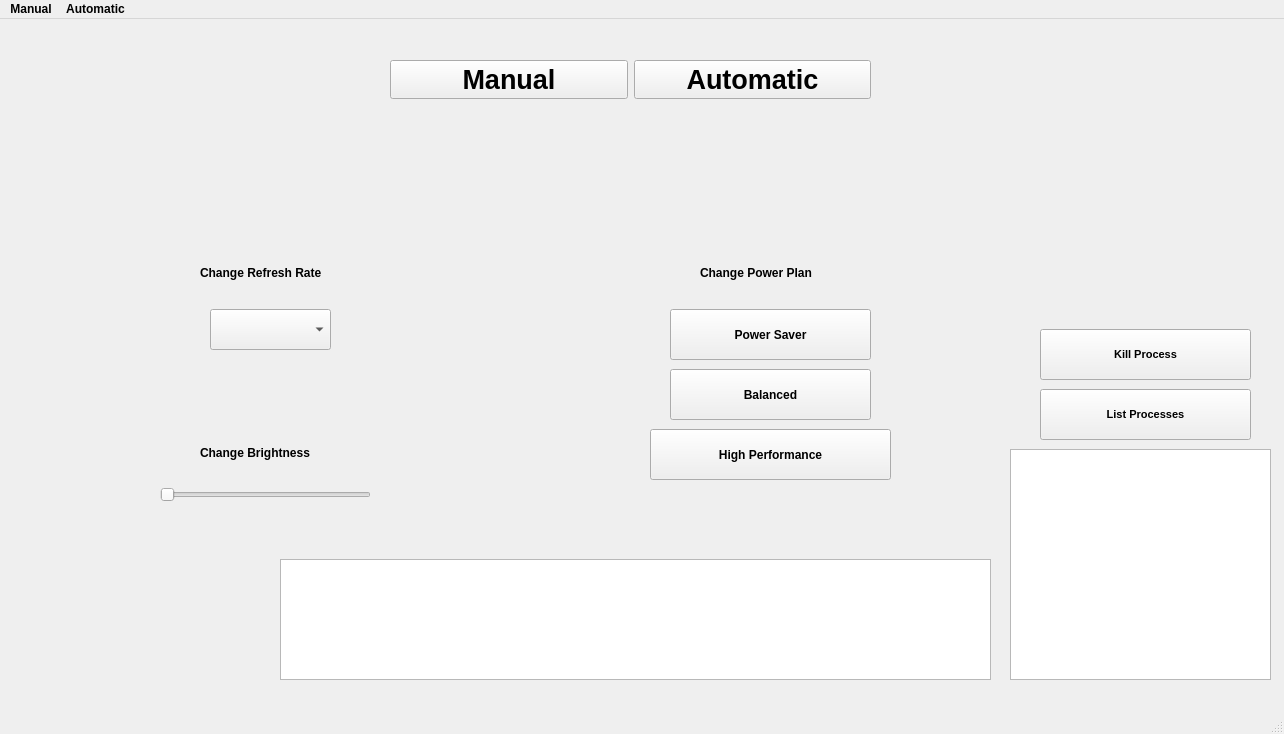
<?xml version="1.0" encoding="UTF-8"?>
<ui version="4.0">
 <class>MainWindow</class>
 <widget class="QMainWindow" name="MainWindow">
  <property name="geometry">
   <rect>
    <x>0</x>
    <y>0</y>
    <width>1284</width>
    <height>734</height>
   </rect>
  </property>
  <property name="font">
   <font>
    <bold>true</bold>
    <underline>false</underline>
   </font>
  </property>
  <property name="cursor">
   <cursorShape>ArrowCursor</cursorShape>
  </property>
  <property name="windowTitle">
   <string>OptiWin</string>
  </property>
  <property name="windowIcon">
   <iconset theme="applications-office"/>
  </property>
  <property name="toolTip">
   <string/>
  </property>
  <property name="autoFillBackground">
   <bool>true</bool>
  </property>
  <widget class="QWidget" name="centralwidget">
   <widget class="QWidget" name="horizontalLayoutWidget">
    <property name="geometry">
     <rect>
      <x>390</x>
      <y>20</y>
      <width>481</width>
      <height>81</height>
     </rect>
    </property>
    <layout class="QHBoxLayout" name="horizontalLayout">
     <item>
      <widget class="QPushButton" name="manualButton">
       <property name="font">
        <font>
         <pointsize>20</pointsize>
         <bold>true</bold>
         <underline>false</underline>
        </font>
       </property>
       <property name="cursor">
        <cursorShape>PointingHandCursor</cursorShape>
       </property>
       <property name="toolTip">
        <string>You can manually change settings to your custom preferences.</string>
       </property>
       <property name="text">
        <string>Manual</string>
       </property>
       <property name="checkable">
        <bool>true</bool>
       </property>
      </widget>
     </item>
     <item>
      <widget class="QPushButton" name="automaticButton">
       <property name="font">
        <font>
         <pointsize>20</pointsize>
         <bold>true</bold>
         <underline>false</underline>
        </font>
       </property>
       <property name="cursor">
        <cursorShape>PointingHandCursor</cursorShape>
       </property>
       <property name="toolTip">
        <string>You can set to automatic mode to get the best out of your computer. (recommended)</string>
       </property>
       <property name="text">
        <string>Automatic</string>
       </property>
       <property name="checkable">
        <bool>true</bool>
       </property>
       <property name="checked">
        <bool>false</bool>
       </property>
      </widget>
     </item>
    </layout>
   </widget>
   <widget class="QStackedWidget" name="stackedWidget">
    <property name="geometry">
     <rect>
      <x>0</x>
      <y>100</y>
      <width>1281</width>
      <height>601</height>
     </rect>
    </property>
    <property name="currentIndex">
     <number>0</number>
    </property>
    <widget class="QWidget" name="page">
     <widget class="QPushButton" name="powersaverButton">
      <property name="geometry">
       <rect>
        <x>670</x>
        <y>190</y>
        <width>201</width>
        <height>51</height>
       </rect>
      </property>
      <property name="text">
       <string>Power Saver</string>
      </property>
     </widget>
     <widget class="QComboBox" name="displayModeComboBox">
      <property name="geometry">
       <rect>
        <x>210</x>
        <y>190</y>
        <width>121</width>
        <height>41</height>
       </rect>
      </property>
     </widget>
     <widget class="QTextEdit" name="consoleLogViewer">
      <property name="geometry">
       <rect>
        <x>280</x>
        <y>440</y>
        <width>711</width>
        <height>121</height>
       </rect>
      </property>
      <property name="readOnly">
       <bool>true</bool>
      </property>
     </widget>
     <widget class="QSlider" name="brightnessSlider">
      <property name="geometry">
       <rect>
        <x>160</x>
        <y>340</y>
        <width>211</width>
        <height>71</height>
       </rect>
      </property>
      <property name="maximum">
       <number>100</number>
      </property>
      <property name="orientation">
       <enum>Qt::Horizontal</enum>
      </property>
     </widget>
     <widget class="QListWidget" name="processListWidget">
      <property name="geometry">
       <rect>
        <x>1010</x>
        <y>330</y>
        <width>261</width>
        <height>231</height>
       </rect>
      </property>
     </widget>
     <widget class="QPushButton" name="listProcessesButton">
      <property name="geometry">
       <rect>
        <x>1040</x>
        <y>270</y>
        <width>211</width>
        <height>51</height>
       </rect>
      </property>
      <property name="font">
       <font>
        <pointsize>8</pointsize>
        <bold>true</bold>
        <underline>false</underline>
       </font>
      </property>
      <property name="text">
       <string>List Processes</string>
      </property>
     </widget>
     <widget class="QLabel" name="brightnessValueLabel">
      <property name="geometry">
       <rect>
        <x>380</x>
        <y>360</y>
        <width>63</width>
        <height>20</height>
       </rect>
      </property>
      <property name="text">
       <string/>
      </property>
     </widget>
     <widget class="QLabel" name="brightnessValueLabel_2">
      <property name="geometry">
       <rect>
        <x>200</x>
        <y>320</y>
        <width>141</width>
        <height>41</height>
       </rect>
      </property>
      <property name="font">
       <font>
        <bold>true</bold>
        <underline>false</underline>
       </font>
      </property>
      <property name="text">
       <string>Change Brightness
</string>
      </property>
     </widget>
     <widget class="QLabel" name="brightnessValueLabel_3">
      <property name="geometry">
       <rect>
        <x>200</x>
        <y>140</y>
        <width>161</width>
        <height>41</height>
       </rect>
      </property>
      <property name="font">
       <font>
        <bold>true</bold>
        <underline>false</underline>
       </font>
      </property>
      <property name="text">
       <string>Change Refresh Rate
</string>
      </property>
     </widget>
     <widget class="QPushButton" name="balancedButton">
      <property name="geometry">
       <rect>
        <x>670</x>
        <y>250</y>
        <width>201</width>
        <height>51</height>
       </rect>
      </property>
      <property name="text">
       <string>Balanced</string>
      </property>
     </widget>
     <widget class="QPushButton" name="highPerformanceButton">
      <property name="geometry">
       <rect>
        <x>650</x>
        <y>310</y>
        <width>241</width>
        <height>51</height>
       </rect>
      </property>
      <property name="text">
       <string>High Performance</string>
      </property>
     </widget>
     <widget class="QLabel" name="brightnessValueLabel_4">
      <property name="geometry">
       <rect>
        <x>700</x>
        <y>140</y>
        <width>161</width>
        <height>41</height>
       </rect>
      </property>
      <property name="font">
       <font>
        <bold>true</bold>
        <underline>false</underline>
       </font>
      </property>
      <property name="text">
       <string>Change Power Plan
</string>
      </property>
     </widget>
     <widget class="QPushButton" name="terminateProcessButton">
      <property name="geometry">
       <rect>
        <x>1040</x>
        <y>210</y>
        <width>211</width>
        <height>51</height>
       </rect>
      </property>
      <property name="font">
       <font>
        <pointsize>8</pointsize>
        <bold>true</bold>
        <underline>false</underline>
       </font>
      </property>
      <property name="text">
       <string>Kill Process</string>
      </property>
     </widget>
     <widget class="QLabel" name="powerplanLabel">
      <property name="geometry">
       <rect>
        <x>610</x>
        <y>370</y>
        <width>331</width>
        <height>31</height>
       </rect>
      </property>
      <property name="text">
       <string/>
      </property>
     </widget>
     <widget class="QLabel" name="logomanual">
      <property name="geometry">
       <rect>
        <x>570</x>
        <y>0</y>
        <width>120</width>
        <height>120</height>
       </rect>
      </property>
      <property name="text">
       <string/>
      </property>
     </widget>
    </widget>
    <widget class="QWidget" name="page_2">
     <widget class="QPushButton" name="normalModeButton">
      <property name="geometry">
       <rect>
        <x>10</x>
        <y>230</y>
        <width>211</width>
        <height>51</height>
       </rect>
      </property>
      <property name="font">
       <font>
        <pointsize>10</pointsize>
        <bold>true</bold>
        <underline>false</underline>
       </font>
      </property>
      <property name="cursor">
       <cursorShape>PointingHandCursor</cursorShape>
      </property>
      <property name="text">
       <string>Optimize Battery Life</string>
      </property>
      <property name="checkable">
       <bool>true</bool>
      </property>
     </widget>
     <widget class="QPushButton" name="turboModeButton">
      <property name="geometry">
       <rect>
        <x>10</x>
        <y>300</y>
        <width>211</width>
        <height>51</height>
       </rect>
      </property>
      <property name="font">
       <font>
        <pointsize>10</pointsize>
        <bold>true</bold>
        <underline>false</underline>
       </font>
      </property>
      <property name="cursor">
       <cursorShape>PointingHandCursor</cursorShape>
      </property>
      <property name="text">
       <string>Optimize Performance</string>
      </property>
      <property name="checkable">
       <bool>true</bool>
      </property>
     </widget>
     <widget class="QTextEdit" name="consoleLogViewer_automatic">
      <property name="geometry">
       <rect>
        <x>260</x>
        <y>530</y>
        <width>711</width>
        <height>31</height>
       </rect>
      </property>
      <property name="readOnly">
       <bool>true</bool>
      </property>
     </widget>
     <widget class="QLabel" name="logoautomatic">
      <property name="geometry">
       <rect>
        <x>530</x>
        <y>20</y>
        <width>200</width>
        <height>200</height>
       </rect>
      </property>
      <property name="text">
       <string/>
      </property>
     </widget>
     <widget class="QWidget" name="priorityGroup" native="true">
      <property name="geometry">
       <rect>
        <x>510</x>
        <y>360</y>
        <width>291</width>
        <height>141</height>
       </rect>
      </property>
     </widget>
     <widget class="QLabel" name="statusLabel">
      <property name="geometry">
       <rect>
        <x>1050</x>
        <y>480</y>
        <width>181</width>
        <height>20</height>
       </rect>
      </property>
      <property name="text">
       <string/>
      </property>
     </widget>
     <widget class="QPushButton" name="dynamicModeButton">
      <property name="geometry">
       <rect>
        <x>550</x>
        <y>250</y>
        <width>221</width>
        <height>81</height>
       </rect>
      </property>
      <property name="font">
       <font>
        <pointsize>10</pointsize>
        <bold>true</bold>
        <underline>false</underline>
       </font>
      </property>
      <property name="cursor">
       <cursorShape>PointingHandCursor</cursorShape>
      </property>
      <property name="text">
       <string>Start</string>
      </property>
      <property name="checkable">
       <bool>true</bool>
      </property>
     </widget>
    </widget>
   </widget>
  </widget>
  <widget class="QMenuBar" name="menubar">
   <property name="geometry">
    <rect>
     <x>0</x>
     <y>0</y>
     <width>1284</width>
     <height>25</height>
    </rect>
   </property>
   <widget class="QMenu" name="actionManual">
    <property name="font">
     <font>
      <pointsize>9</pointsize>
      <italic>false</italic>
      <bold>false</bold>
      <underline>false</underline>
      <strikeout>false</strikeout>
     </font>
    </property>
    <property name="title">
     <string>Manual</string>
    </property>
   </widget>
   <widget class="QMenu" name="actionAutomatic">
    <property name="title">
     <string>Automatic</string>
    </property>
   </widget>
   <addaction name="actionManual"/>
   <addaction name="actionAutomatic"/>
  </widget>
  <widget class="QStatusBar" name="statusbar"/>
 </widget>
 <resources/>
 <connections/>
</ui>
